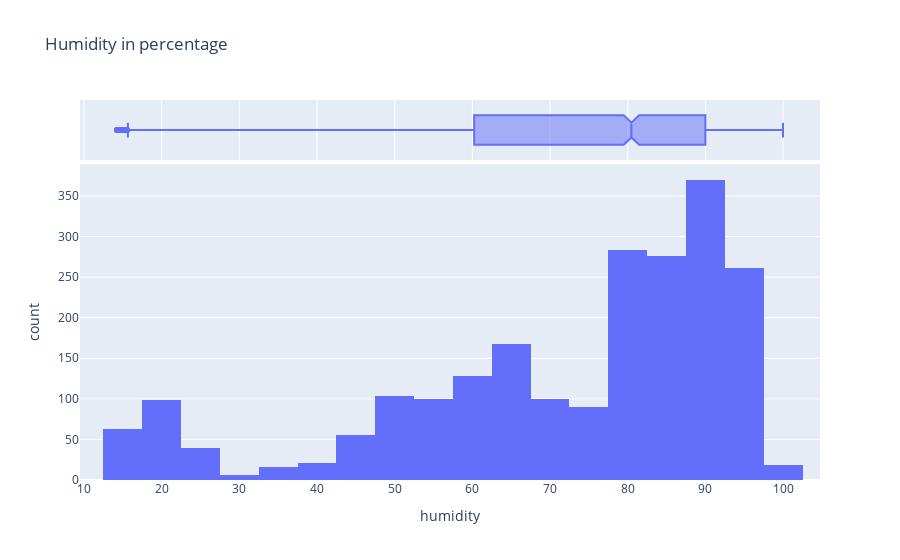

This figure's notebook cell:
### Code cell
px.histogram(df,x='humidity',marginal='box', title='Humidity in percentage')

### Figure 1 — Plotly figure (JSON) as saved in the notebook; plotly's stock layout.template omitted (floating-point values rounded to 4 significant figures; data arrays with more than 128 entries replaced by an {"elided": "..."} marker saying what was removed)
{"data": [{"alignmentgroup": "True", "bingroup": "x", "hovertemplate": "humidity=%{x}<br>count=%{y}<extra></extra>", "legendgroup": "", "marker": {"color": "#636efa", "pattern": {"shape": ""}}, "name": "", "offsetgroup": "", "orientation": "v", "showlegend": false, "type": "histogram", "x": {"elided": "2197 float values"}, "xaxis": "x", "yaxis": "y"}, {"alignmentgroup": "True", "hovertemplate": "humidity=%{x}<extra></extra>", "legendgroup": "", "marker": {"color": "#636efa"}, "name": "", "notched": true, "offsetgroup": "", "showlegend": false, "type": "box", "x": {"elided": "2197 float values"}, "xaxis": "x2", "yaxis": "y2"}], "layout": {"barmode": "relative", "legend": {"tracegroupgap": 0}, "title": {"text": "Humidity in percentage"}, "xaxis": {"anchor": "y", "domain": [0, 1], "title": {"text": "humidity"}}, "xaxis2": {"anchor": "y2", "domain": [0, 1], "matches": "x", "showgrid": true, "showticklabels": false}, "yaxis": {"anchor": "x", "domain": [0, 0.8316], "title": {"text": "count"}}, "yaxis2": {"anchor": "x2", "domain": [0.8416, 1], "matches": "y2", "showgrid": false, "showline": false, "showticklabels": false, "ticks": ""}}}
